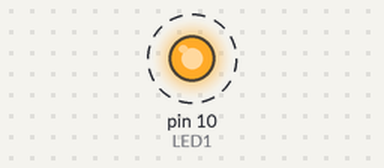
Bench run of a sketch on a simulated Arduino Uno, built with avr-gcc and run on an emulated ATmega328P. On the bench: output pins drawn as LEDs (lit = HIGH). Dashed ring = blinking.

Above: at 0.2 s.
Timing chart, 0 to 3.0 s (numbered marks = the images above):
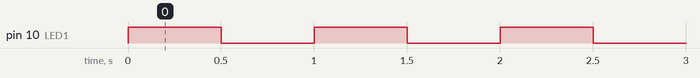

Measured:
- by itself, pin 10 (LED1): alternates HIGH for 0.50 s and LOW for 0.50 s

The sketch:

Figure_1.3_-_flash_led_with_variables_wip.ino
```cpp
//variables are initialized here.
const int LED1 = 10;
const int delayTime = 500;

void setup() {
  // setup code is placed here, and run once.
pinMode (LED1, OUTPUT);
}

void loop() {
  // main code is placed here, and run repeatedly.
digitalWrite(LED1, HIGH);
delay(delayTime);
digitalWrite(LED1, LOW);
delay(delayTime);
}
```
